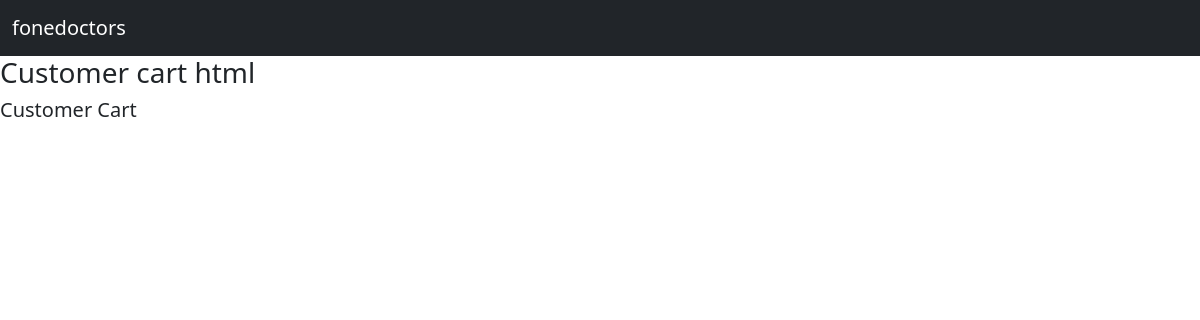
Before: /customer_cart/1 with the older database file.
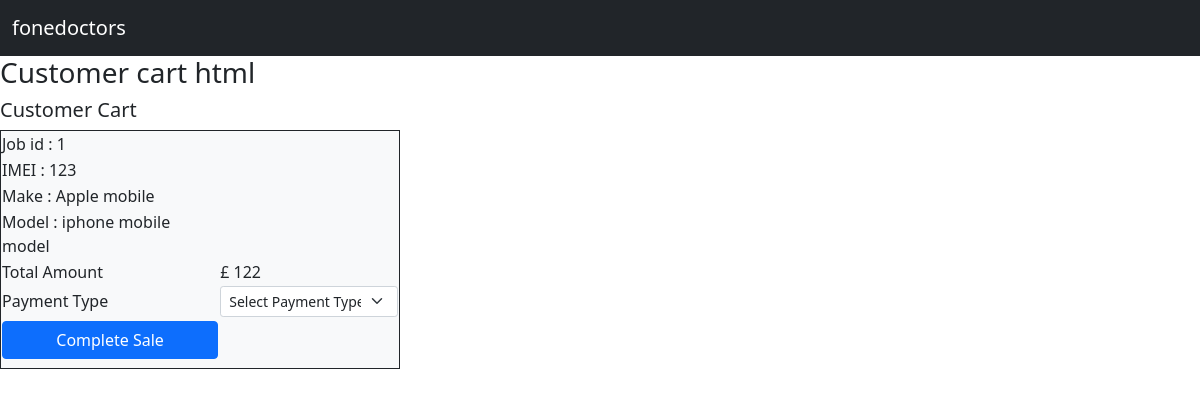
After: the same page with the newer database file.
### Retail/models.py (models this page shows, shortened)
class Customer_cart(models.Model):
    c_cart = models.ForeignKey(Jobs, on_delete = models.CASCADE, null=True, blank=True)
    deliver_cost = models.CharField(max_length=250, null = True, blank=True)
    payment_type = models.ForeignKey(Payment_type,  on_delete=models.CASCADE, null = True, blank=True)
    reciept = models.ForeignKey(Reciepts,  on_delete=models.CASCADE, null = True, blank=True)
    sale_person = models.ForeignKey(User, on_delete = models.CASCADE, null=True, blank=True)
    date = models.DateTimeField(null=True, blank=True)

### Jobs/models.py (models this page shows, shortened)
class Jobs(models.Model):
    customer = models.ForeignKey(Customer,on_delete = models.CASCADE, related_name = 'job_customer')
    device =  models.ForeignKey(Devices,on_delete = models.CASCADE, related_name = 'job_device', null = True, blank=True)
    make = models.ForeignKey(Make,on_delete = models.CASCADE, related_name = 'job_make', null=True, blank=True)
    model = models.ForeignKey(Model,on_delete = models.CASCADE, related_name = 'job_model', null=True, blank=True)
    fault =  models.ForeignKey(Fault,on_delete = models.CASCADE, related_name = 'job_faults', null=True, blank=True)
    description = models.TextField(null=True, blank=True)
    imei = models.CharField(max_length=250, null=True, blank=True)
    accessories = models.ForeignKey(Accessories,on_delete = models.CASCADE, related_name = 'job_acessories', null=True, blank=True)
    sale_item = models.ForeignKey(Sale_item,on_delete = models.CASCADE, related_name = 'sale_acessories', null=True, blank=True)
    passcode = models.CharField(max_length=250, null=True, blank=True)
    network = models.ForeignKey(Network,on_delete = models.CASCADE, related_name = 'job_network', null=True, blank=True)
    cost = models.IntegerField(null=True, blank=True)
    job_status = models.ForeignKey(Job_status,on_delete = models.CASCADE, related_name = 'job_job_status', null=True, blank=True)
    collection_time = models.DateTimeField(null=True, blank=True)
    payment_status = models.CharField(choices= PAYMENT_STATUS, max_length=250, null=True, blank=True)
    created_date = models.DateTimeField(null=True, blank=True)
    created_by = models.ForeignKey(User, on_delete = models.CASCADE, null=True, blank=True)

class Make(models.Model):
    device = models.ForeignKey(Devices,on_delete=models.CASCADE, related_name='make_device')
    make = models.CharField(max_length=250)
    def __str__(self):
        return self.make

class Model(models.Model):
    make = models.ForeignKey(Make,on_delete=models.CASCADE)
    model = models.CharField(max_length=250)
    def __str__(self):
        return self.model

### Retail/views.py (the view, shortened to what this page needs)
# urls.py: path('customer_cart/<str:id>', views.customer_cart, name='customer_cart'),
def customer_cart(request,id):
    cart = Customer_cart.objects.filter(id=id)
    payment_type = Payment_type.objects.all()
    context = {'cart_context':cart,"payment_type_context": payment_type}
    return render(request,'customer_cart.html',context)

### templates/customer_cart.html (shortened to what this page needs)
{% extends 'base.html' %}
{% block content %}
<h3>Customer cart html</h3>
<table class="col border border-dark bg-light col-md-4">
    <h5>Customer Cart</h5>
    {% for cart_context in cart_context %}
    <tr>
        <td>Job id : {{cart_context.c_cart.id}} <br></td>
     </tr>
     <tr>
        <td>IMEI : {{cart_context.c_cart.imei}} <br></td>
     </tr>
     <tr>
        <td>Make  : {{cart_context.c_cart.make}} <br></td>
     </tr>
     <tr>
        <td>Model : {{cart_context.c_cart.model}} <br></td>
     </tr>
       <tr>
           <td>Total Amount</td>
          <td>  £ {{cart_context.c_cart.cost}} </td>
       </tr>
       <form method="POST" action="#">
       <tr>
             <td>Payment Type</td>
             <td><select required class="form-select form-select-sm" name="payment_type_name"  aria-label=".form-select-sm example">
                 <option selected>Select Payment Type</option>
             </select></td>
     </tr>
     <tr>
         <td></td>
     </tr>
     <tr>
         <td> <button type="submit" class="btn btn-primary  col-md-12 mb-2" >Complete Sale</button></td>
     </tr>
    </form>
    {% endfor %}
   </table>
{% endblock %}

Changed rows visible on the page:
added Customer_cart: c_cart.id "1", c_cart.imei "123", c_cart.make "Apple mobile", c_cart.model "iphone mobile model", c_cart.cost "122"
